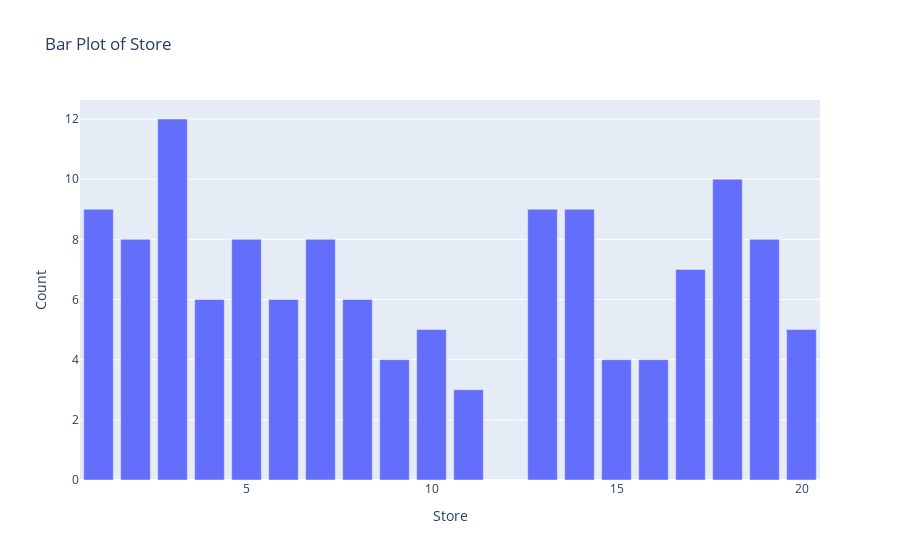
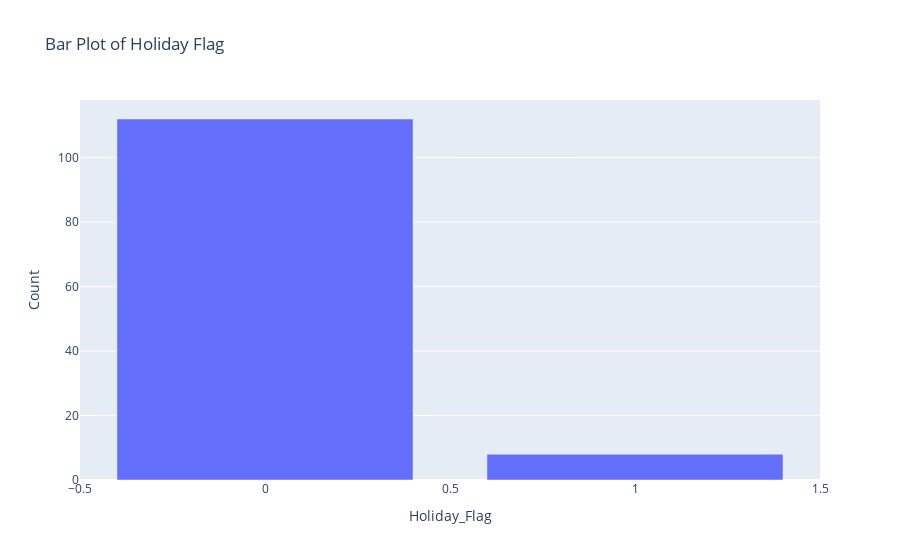

These figures' notebook cell, in order:
### Code cell
#Barplot of each qualitative variable

# Score 
df_store = pd.DataFrame(df['Store'].value_counts()).reset_index()
df_store.columns = ['Store', 'Count']
fig = px.bar(df_store, x='Store', y='Count', title='Bar Plot of Store')
fig.show()


# Holiday_Flag
df_holiday= pd.DataFrame(df['Holiday_Flag'].value_counts()).reset_index()
df_holiday.columns = ['Holiday_Flag', 'Count']
fig = px.bar(df_holiday, x='Holiday_Flag', y='Count', title='Bar Plot of Holiday Flag')
fig.show()

### Figure 1 — Plotly figure (JSON) as saved in the notebook; plotly's stock layout.template omitted (floating-point values rounded to 4 significant figures)
{"data": [{"alignmentgroup": "True", "hovertemplate": "Store=%{x}<br>Count=%{y}<extra></extra>", "legendgroup": "", "marker": {"color": "#636efa", "pattern": {"shape": ""}}, "name": "", "offsetgroup": "", "orientation": "v", "showlegend": false, "textposition": "auto", "type": "bar", "x": [3, 18, 14, 1, 13, 7, 19, 5, 2, 17, 6, 8, 4, 20, 10, 15, 16, 9, 11], "xaxis": "x", "y": [12, 10, 9, 9, 9, 8, 8, 8, 8, 7, 6, 6, 6, 5, 5, 4, 4, 4, 3], "yaxis": "y"}], "layout": {"barmode": "relative", "legend": {"tracegroupgap": 0}, "title": {"text": "Bar Plot of Store"}, "xaxis": {"anchor": "y", "domain": [0, 1], "title": {"text": "Store"}}, "yaxis": {"anchor": "x", "domain": [0, 1], "title": {"text": "Count"}}}}

### Figure 2 — Plotly figure (JSON) as saved in the notebook; plotly's stock layout.template omitted (floating-point values rounded to 4 significant figures)
{"data": [{"alignmentgroup": "True", "hovertemplate": "Holiday_Flag=%{x}<br>Count=%{y}<extra></extra>", "legendgroup": "", "marker": {"color": "#636efa", "pattern": {"shape": ""}}, "name": "", "offsetgroup": "", "orientation": "v", "showlegend": false, "textposition": "auto", "type": "bar", "x": [0, 1], "xaxis": "x", "y": [112, 8], "yaxis": "y"}], "layout": {"barmode": "relative", "legend": {"tracegroupgap": 0}, "title": {"text": "Bar Plot of Holiday Flag"}, "xaxis": {"anchor": "y", "domain": [0, 1], "title": {"text": "Holiday_Flag"}}, "yaxis": {"anchor": "x", "domain": [0, 1], "title": {"text": "Count"}}}}
